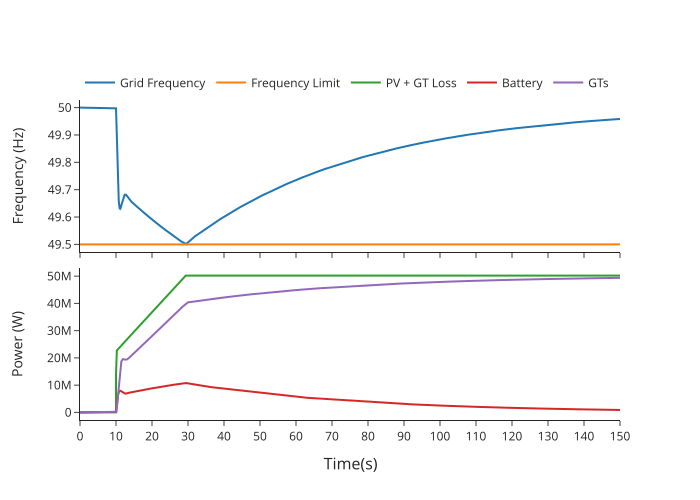

Write the Python code that produced this figure.
# -*- coding: utf-8 -*-
"""
Spyder Editor

This is a temporary script file.
"""

# Import plotly express
import plotly.io as pio
#import plotly.express as px
from plotly.subplots import make_subplots
import plotly.graph_objects as go
import pandas as pd
pio.renderers.default='svg'


data = pd.read_csv("exportedVariables.csv")

fig = make_subplots(
    rows=2, cols=1,
    x_title='Time(s)',
    shared_xaxes=True,
    vertical_spacing=0.05)


fig.append_trace(go.Scatter(
    x=data.time,
    y=data.freq,
    name='Grid Frequency',
), row=1, col=1,)

fig.append_trace(go.Scatter(
    x=data.time,
    y=data.freqLim,
    name='Frequency Limit'
), row=1, col=1)

fig.update_yaxes(title_text="Frequency (Hz)", dtick=0.1, row=1, col=1)

fig.append_trace(go.Scatter(
    x=data.time,
    y=data.PVGTLoss,
    name='PV + GT Loss'
), row=2, col=1)


fig.append_trace(go.Scatter(
    x=data.time,
    y=data.Batt,
    name = 'Battery'
), row=2, col=1)

fig.append_trace(go.Scatter(
    x=data.time,
    y=data.GTs,
    name='GTs'
), row=2, col=1)

fig.update_yaxes(title_text="Power (W)", dtick=10000000, row=2, col=1)


for ax in fig['layout']:
    if ax[:5]=='xaxis':
        fig['layout'][ax]['dtick']=10


fig.update_layout(
    template='simple_white',
    legend=dict(
        orientation='h',
        y=1.1),
#    height=600,
#    width=1000
    )


fig.show()
